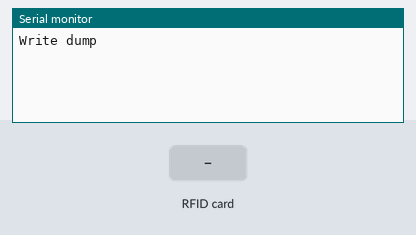
The sketch below on a simulated Arduino Uno, built with avr-gcc and run on an emulated ATmega328P. Parts: the last lines printed to the serial monitor. The inputs (shaded band) are chosen by the test bench.

Above: at 1.2 s.
1.3 s: RFID card 5E 7A 19 C4 held to the reader
At 1.4 s:
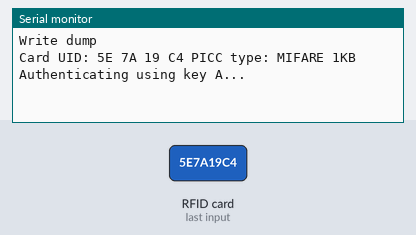
At 2.0 s:
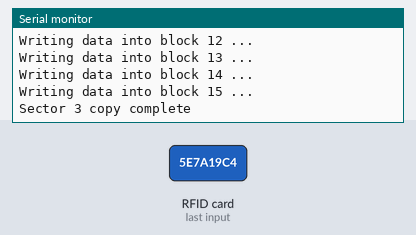
Timing chart, 0 to 4.3 s (numbered marks = the images above; inputs shaded):
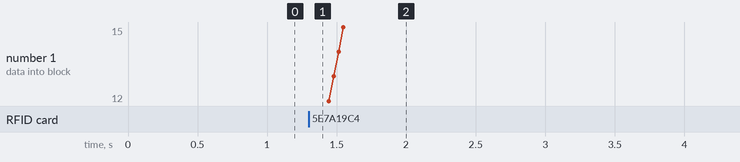

The sketch:

sector3.ino
```cpp
/*
 * Write personal data of a MIFARE RFID card using a RFID-RC522 reader
 * Uses MFRC522 - Library to use ARDUINO RFID MODULE KIT 13.56 MHZ WITH TAGS SPI W AND R BY COOQROBOT.
 * -----------------------------------------------------------------------------------------
 *             MFRC522      Arduino       Arduino   Arduino    Arduino          Arduino
 *             Reader/PCD   Uno/101       Mega      Nano v3    Leonardo/Micro   Pro Micro
 * Signal      Pin          Pin           Pin       Pin        Pin              Pin
 * -----------------------------------------------------------------------------------------
 * RST/Reset   RST          9             5         D9         RESET/ICSP-5     RST
 * SPI SS      SDA(SS)      10            53        D10        10               10
 * SPI MOSI    MOSI         11 / ICSP-4   51        D11        ICSP-4           16
 * SPI MISO    MISO         12 / ICSP-1   50        D12        ICSP-1           14
 * SPI SCK     SCK          13 / ICSP-3   52        D13        ICSP-3           15
 *
 * Hardware required:
 * Arduino
 * PCD (Proximity Coupling Device): NXP MFRC522 Contactless Reader IC
 * PICC (Proximity Integrated Circuit Card): A card or tag using the ISO 14443A interface, eg Mifare or NTAG203.
 * The reader can be found on eBay for around 5 dollars. Search for "mf-rc522" on ebay.com.
 */

#include <SPI.h>
#include <MFRC522.h>


#define RST_PIN         9           // Configurable, see typical pin layout above
#define SS_PIN          10          // Configurable, see typical pin layout above

MFRC522 mfrc522(SS_PIN, RST_PIN);   // Create MFRC522 instance

MFRC522::MIFARE_Key key;
MFRC522::MIFARE_Key key2;

void setup() {
  Serial.begin(9600);        // Initialize serial communications with the PC
  SPI.begin();               // Init SPI bus
  mfrc522.PCD_Init();        // Init MFRC522 card
  Serial.println(F("Write dump"));

  // Prepare key
  byte keys[] = {
    0x6B, 0x73, 0x63, 0x6F, //66 77 63 6f
    0x69, 0x6E,
  };
  // for my sanity
  for (int i = 0; i < 6; i++) {
    key.keyByte[i] = keys[i];
  }
  //second key
  for (byte i = 0; i < 6; i++) {
    key2.keyByte[i] = 0xFF;
  }
}

  byte blockAddr12 = 12;
  byte blockAddr13 = 13;
  byte blockAddr14 = 14;
  byte blockAddr15 = 15;
//Block 12, type A, key 6677636f696e :00  00  00  00  00  00  00  00  00  00  00  00  00  00  00  00
  byte dataBlock12[]    = {
    0x00, 0x00, 0x00, 0x00,
    0x00, 0x00, 0x00, 0x00,
    0x00, 0x00, 0x00, 0x00,
    0x00, 0x00, 0x00, 0x00,
  };
//Block 13, type A, key 6677636f696e :88 0B 16 21 / 00 00 FF 07 / 80 69 FF FF / FF FF FF FF
  byte dataBlock13[]    = {
    0x88, 0x0B, 0x16, 0x21,
    0x00, 0x00, 0xFF, 0x07,
    0x80, 0x69, 0xFF, 0xFF,
    0xFF, 0xFF, 0xFF, 0xFF,
  };
//Block 14, type A, key 6677636f696e :00  00  00  00  00  00  00  00  00  00  00  00  00  00  00  00
  byte dataBlock14[]    = {
    0x00, 0x00, 0x00, 0x00,
    0x00, 0x00, 0x00, 0x00,
    0x00, 0x00, 0x00, 0x00,
    0x00, 0x00, 0x00, 0x00,
  };
//Block 15, type A, key 6677636f696e :6B 73 63 6F / 69 6E FF 07 / 80 69 FF FF / FF FF FF FF
  byte dataBlock15[]    = {
    0x6B, 0x73, 0x63, 0x6F, //66 77 63 6f
    0x69, 0x6E, 0xFF, 0x07, //69 6e
    0x80, 0x69, 0xFF, 0xFF,
    0xFF, 0xFF, 0xFF, 0xFF,
  };


void loop() {
    // Look for new cards, and select one if present
  if ( ! mfrc522.PICC_IsNewCardPresent() || ! mfrc522.PICC_ReadCardSerial() ) {
    delay(50);
    return;
  }


    // Dump UID
  Serial.print(F("Card UID:"));
  for (byte i = 0; i < mfrc522.uid.size; i++) {
    Serial.print(mfrc522.uid.uidByte[i] < 0x10 ? " 0" : " ");
    Serial.print(mfrc522.uid.uidByte[i], HEX);
  }
  Serial.print(F(" PICC type: "));   // Dump PICC type
  MFRC522::PICC_Type piccType = mfrc522.PICC_GetType(mfrc522.uid.sak);
  Serial.println(mfrc522.PICC_GetTypeName(piccType));


  byte sector = 3;
  byte block = sector * 4 + 3;
  MFRC522::StatusCode status;
  //authenticating with keys
  Serial.println(F("Authenticating using key A..."));
  status = (MFRC522::StatusCode) mfrc522.PCD_Authenticate(MFRC522::PICC_CMD_MF_AUTH_KEY_A, block, &key, &(mfrc522.uid));
  Serial.println(MFRC522::STATUS_OK);
  Serial.println(status);
  if (status != MFRC522::STATUS_OK) {
    Serial.print(F("PCD_Authenticate() failed: "));
    Serial.println(mfrc522.GetStatusCodeName(status));
    //return;
    delay(200000);
  }


  // Show the whole sector as it currently is
  Serial.println(F("Current data in sector:"));
  mfrc522.PICC_DumpMifareClassicSectorToSerial(&(mfrc522.uid), &key, sector);
  Serial.println();


  //authenticate again with key b
//  Serial.println(F("Authenticating again using key B..."));
//  status = (MFRC522::StatusCode) mfrc522.PCD_Authenticate(MFRC522::PICC_CMD_MF_AUTH_KEY_B, block, &key2, &(mfrc522.uid));
//  Serial.println(MFRC522::STATUS_OK);
//  Serial.println(status);
//  if (status != MFRC522::STATUS_OK) {
//    Serial.print(F("PCD_Authenticate() failed: "));
//    Serial.println(mfrc522.GetStatusCodeName(status));
//    //return;
//    delay(200000);
//  }


  //writing to block 12
  Serial.print(F("Writing data into block ")); Serial.print(blockAddr12);
  Serial.println(F(" ..."));
  status = (MFRC522::StatusCode) mfrc522.MIFARE_Write(blockAddr12, dataBlock12, 16);
  if (status != MFRC522::STATUS_OK) {
    Serial.print(F("MIFARE_Write() failed: "));
    Serial.println(mfrc522.GetStatusCodeName(status));
  }
  Serial.println();

  //writing to block 13
  Serial.print(F("Writing data into block ")); Serial.print(blockAddr13);
  Serial.println(F(" ..."));
  status = (MFRC522::StatusCode) mfrc522.MIFARE_Write(blockAddr13, dataBlock13, 16);
  if (status != MFRC522::STATUS_OK) {
    Serial.print(F("MIFARE_Write() failed: "));
    Serial.println(mfrc522.GetStatusCodeName(status));
  }
  Serial.println();

  //writing to block 14
  Serial.print(F("Writing data into block ")); Serial.print(blockAddr14);
  Serial.println(F(" ..."));
  status = (MFRC522::StatusCode) mfrc522.MIFARE_Write(blockAddr14, dataBlock14, 16);
  if (status != MFRC522::STATUS_OK) {
    Serial.print(F("MIFARE_Write() failed: "));
    Serial.println(mfrc522.GetStatusCodeName(status));
  }
  Serial.println();

  //writing to block 15
  Serial.print(F("Writing data into block ")); Serial.print(blockAddr15);
  Serial.println(F(" ..."));
  status = (MFRC522::StatusCode) mfrc522.MIFARE_Write(blockAddr15, dataBlock15, 16);
  if (status != MFRC522::STATUS_OK) {
    Serial.print(F("MIFARE_Write() failed: "));
    Serial.println(mfrc522.GetStatusCodeName(status));
  }
  Serial.println("Sector 3 copy complete");


  Serial.println();
  delay(200000);
}
```

Measured:
- after the input at 1.3 s, the serial monitor: prints a new line at once (image 1)
